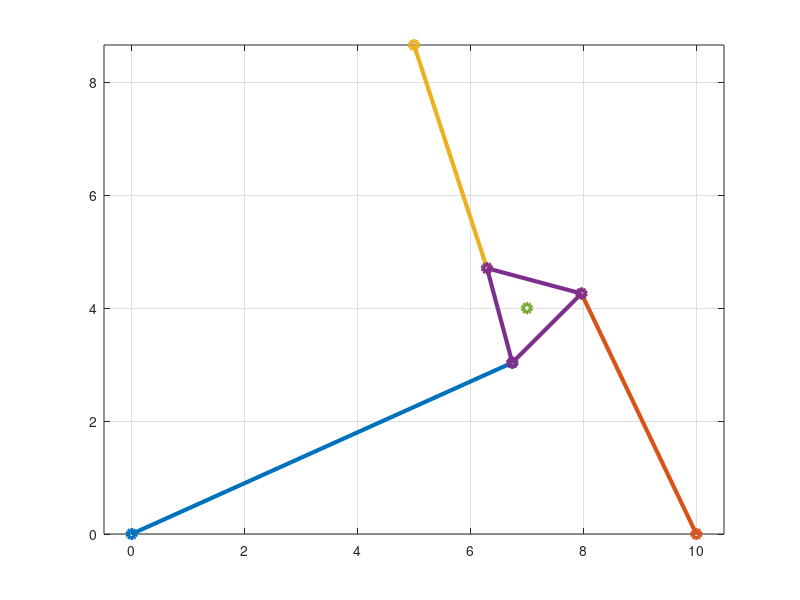

MATLAB code to generate this figure:
% MGI

% global parameters

D = 10;
d = 1;

O = [0 0]';
A_1 = [0 0]';
A_2 = [D 0]';
A_3 = [D*1/2 D*sqrt(3)/2]';

% input = [x, y, phi]

x = 7;
y = 4;
phi = pi/4;

% inverse kinematics

B_1 = [x+d*cos(phi-5*pi/6) y+d*sin(phi-5*pi/6)]';
B_2 = [x+d*cos(phi-pi/6) y+d*sin(phi-pi/6)]';
B_3 = [x+d*cos(phi+pi/2) y+d*sin(phi+pi/2)]';

P = [x y]';

% output = [rho_1 rho_2 rho_3]

rho_1 = norm(B_1 - A_1)
rho_2 = norm(B_2 - A_2)
rho_3 = norm(B_3 - A_3)

% draw

figure(1);
% plot([A_1(1) A_2(1) A_3(1) A_1(1)],[A_1(2) A_2(2) A_3(2) A_1(2)], "-o", "linewidth", 3); hold on;
plot([A_1(1) B_1(1)],[A_1(2) B_1(2)], "-o", "linewidth", 3); hold on;
plot([A_2(1) B_2(1)],[A_2(2) B_2(2)], "-o", "linewidth", 3); hold on;
plot([A_3(1) B_3(1)],[A_3(2) B_3(2)], "-o", "linewidth", 3); hold on;
plot([B_1(1) B_2(1) B_3(1) B_1(1)],[B_1(2) B_2(2) B_3(2) B_1(2)], "-o", "linewidth", 3);
plot([P(1)],[P(2)], "-o", "linewidth", 3); hold on;
axis equal;
grid on;
